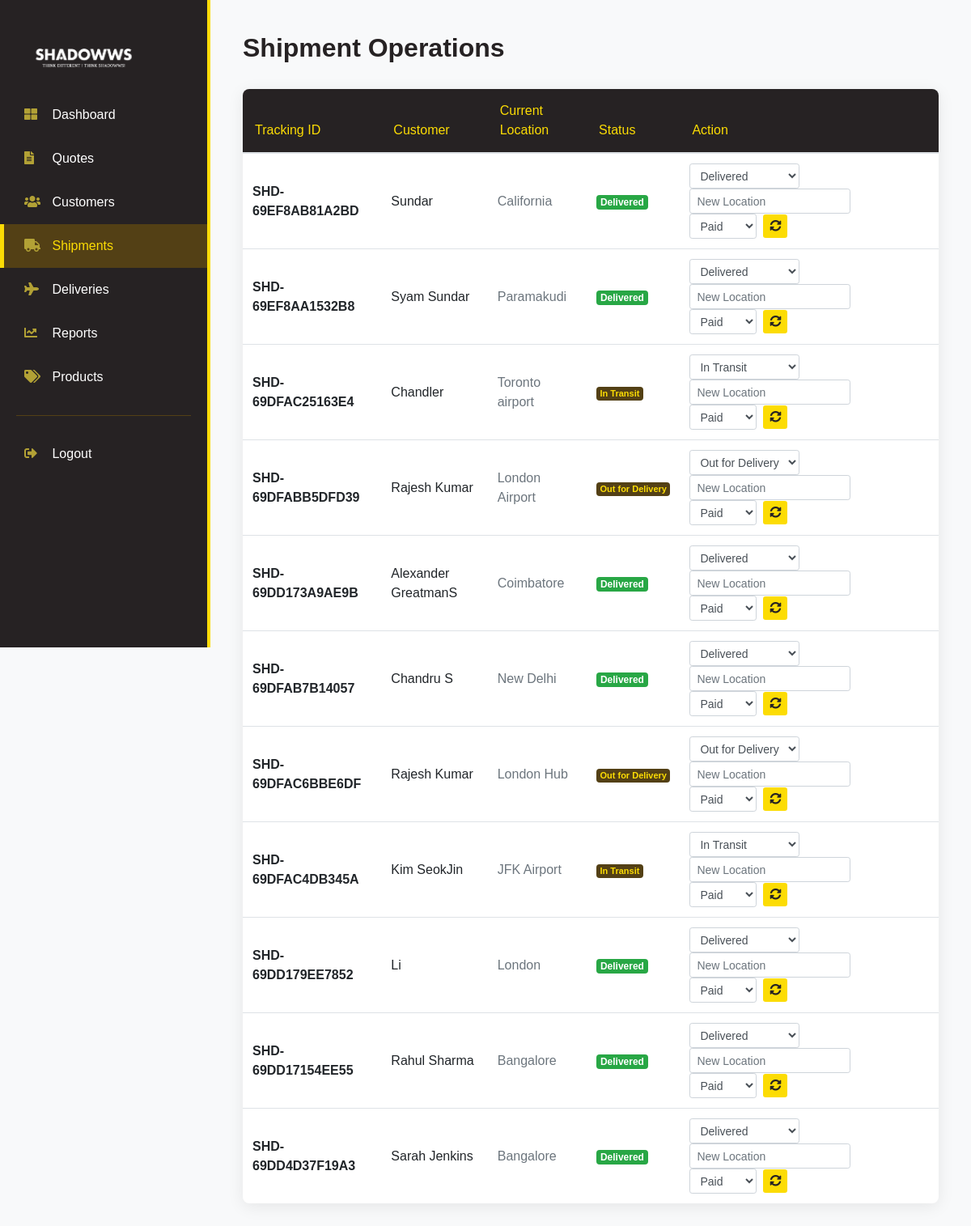
/admin_shipments.php, run on the app's committed database.
### tables this page shows
CREATE TABLE `tbl_shipments` (
  `id` int(11) NOT NULL,
  `quote_id` int(11) DEFAULT NULL,
  `tracking_id` varchar(50) DEFAULT NULL,
  `current_status` enum('Ordered','In Transit','Out for Delivery','Delivered') DEFAULT 'Ordered',
  `location` varchar(100) DEFAULT NULL,
  `expected_delivery` date DEFAULT NULL,
  `updated_at` timestamp NOT NULL DEFAULT current_timestamp() ON UPDATE current_timestamp(),
  `payment_status` varchar(50) DEFAULT NULL
);

CREATE TABLE `tbl_quoteform` (
  `Id` int(11) NOT NULL,
  `Origin` varchar(100) DEFAULT NULL,
  `Destination` varchar(100) DEFAULT NULL,
  `Weight` int(11) DEFAULT NULL,
  `Dimension` int(11) DEFAULT NULL,
  `Name` varchar(50) DEFAULT NULL,
  `Email` varchar(50) DEFAULT NULL,
  `Phone` varchar(20) DEFAULT NULL,
  `Message` text DEFAULT NULL,
  `Status` varchar(20) DEFAULT 'pending',
  `Quoted_price` decimal(15,2) DEFAULT NULL,
  `Created_at` timestamp NOT NULL DEFAULT current_timestamp()
);

### admin_shipments.php (the view, shortened to what this page needs)
<?php
$query = "SELECT s.*, q.Name, q.Origin, q.Destination
          FROM tbl_shipments s
          JOIN tbl_QuoteForm q ON s.quote_id = q.Id
          ORDER BY s.updated_at DESC";
$result = mysqli_query($conn, $query);
?>
<!DOCTYPE html>
<html lang="en">
<head>
    <link href="https://cdnjs.cloudflare.com/ajax/libs/font-awesome/5.10.0/css/all.min.css" rel="stylesheet">
    <link href="https://stackpath.bootstrapcdn.com/bootstrap/4.4.1/css/bootstrap.min.css" rel="stylesheet">
    <link href="css/new.css" rel="stylesheet">
</head>
<body>
    <?php include "admin_header.php" ?>
    <div class="admin-main">
        <div class="row mb-4">
            <div class="col-md-12">
                <h2 style="color: #262223; font-weight: bold;">Shipment Operations</h2>
            </div>
        </div>
        <div class="section-card">
            <table class="table table-hover table-custom mb-0">
                <thead>
                    <tr>
                        <th>Tracking ID</th>
                        <th>Customer</th>
                        <th>Current Location</th>
                        <th>Status</th>
                        <th>Action</th>
                    </tr>
                </thead>
                <tbody>
                    <?php while($row = mysqli_fetch_assoc($result)) {
                        $status = $row['current_status'];
                        $badgeClass = ($status == 'Delivered') ? 'badge-success' : 'badge-weight';
                    ?>
                    <tr>
                        <td class="align-middle"><strong><?php echo $row['tracking_id']; ?></strong></td>
                        <td class="align-middle"><?php echo $row['Name']; ?></td>
                        <td class="align-middle text-muted"><?php echo $row['location']; ?></td>
                        <td class="align-middle">
                            <span class="badge <?php echo $badgeClass; ?>"><?php echo $status; ?></span>
                        </td>
                        <td class="align-middle">
                            <form action="update_status.php" method="POST" class="form-inline shipment-update-form">
                                <select name="new_status" class="form-control form-control-sm status-select mr-2">
                                    <option value="In Transit" <?php if($status=='In Transit') echo 'selected'; ?>>In Transit</option>
                                    <option value="Out for Delivery" <?php if($status=='Out for Delivery') echo 'selected'; ?>>Out for Delivery</option>
                                    <option value="Delivered" <?php if($status=='Delivered') echo 'selected'; ?>>Delivered</option>
                                </select>
                                <input type="text" name="new_location" placeholder="New Location" class="form-control form-control-sm location-input mr-2" required>
                                <select name="payment_status" class="form-control form-control-sm mr-2">
                                    <option value="Paid" <?php if($row['payment_status'] == 'Paid') echo 'selected'; ?>>Paid</option>
                                </select>
                                <button type="submit" class="btn btn-approve btn-sm">
                                    <i class="fa fa-sync-alt"></i>
                                </button>
                            </form>
                        </td>
                    </tr>
                    <?php } ?>
                </tbody>
            </table>
        </div>
    </div>
</body>
</html>

### css/new.css (style rules this page uses)
body { font-family: "Century Gothic", "Apple Gothic", sans-serif; background-color: #f8f9fa; color: #262223; }
.admin-main { margin-left: 260px; padding: 40px; }
.section-card { background: #ffffff; border-radius: 8px; box-shadow: 0 4px 20px rgba(0,0,0,0.08); border: none; overflow: hidden; }
.table-custom thead { background-color: #262223; color: #fcdc04; }
.table-custom th { font-weight: 500; border: none; padding: 15px; }
.btn-approve { background-color: #fcdc04; color: #262223; border: none; font-weight: bold; transition: 0.3s; }
.badge-weight { background: #534015; color: #fcdc04; font-size: 11px; }
body { background: #f8f9fa; font-family: 'sans-serif;', sans-serif; }

### data on the page
tbl_shipments: tracking "SHD-69EF8AB81A2BD", quote.Name "Sundar", location "California", current_status "Delivered", new_status "Delivered", payment_status "Paid"
tbl_shipments: tracking "SHD-69EF8AA1532B8", quote.Name "Syam Sundar", location "Paramakudi", current_status "Delivered", new_status "Delivered", payment_status "Paid"
tbl_shipments: tracking "SHD-69DFAC25163E4", quote.Name "Chandler", location "Toronto airport", current_status "In Transit", new_status "In Transit", payment_status "Paid"
tbl_shipments: tracking "SHD-69DFABB5DFD39", quote.Name "Rajesh Kumar", location "London Airport", current_status "Out for Delivery", new_status "Out for Delivery", payment_status "Paid"
tbl_shipments: tracking "SHD-69DD173A9AE9B", quote.Name "Alexander GreatmanS", location "Coimbatore", current_status "Delivered", new_status "Delivered", payment_status "Paid"
tbl_shipments: tracking "SHD-69DFAB7B14057", quote.Name "Chandru S", location "New Delhi", current_status "Delivered", new_status "Delivered", payment_status "Paid"
tbl_shipments: tracking "SHD-69DFAC6BBE6DF", quote.Name "Rajesh Kumar", location "London Hub", current_status "Out for Delivery", new_status "Out for Delivery", payment_status "Paid"
tbl_shipments: tracking "SHD-69DFAC4DB345A", quote.Name "Kim SeokJin", location "JFK Airport", current_status "In Transit", new_status "In Transit", payment_status "Paid"
tbl_shipments: tracking "SHD-69DD179EE7852", quote.Name "Li", location "London", current_status "Delivered", new_status "Delivered", payment_status "Paid"
tbl_shipments: tracking "SHD-69DD17154EE55", quote.Name "Rahul Sharma", location "Bangalore", current_status "Delivered", new_status "Delivered", payment_status "Paid"
tbl_shipments: tracking "SHD-69DD4D37F19A3", quote.Name "Sarah Jenkins", location "Bangalore", current_status "Delivered", new_status "Delivered", payment_status "Paid"
